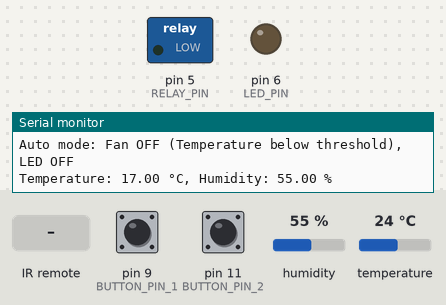
Bench run of a sketch on a simulated Arduino Uno, built with avr-gcc and run on an emulated ATmega328P. Parts: switched loads named in the sketch (green lamp = pin HIGH), output pins drawn as LEDs (lit = HIGH), the last lines printed to the serial monitor. The test bench sets the inputs (shaded band); at power-on: temperature 24 °C, pin 9 (BUTTON_PIN_1) LOW, pin 11 (BUTTON_PIN_2) LOW, humidity 55 %.

Above: at 1.2 s.
1.3 s: temperature set to 31 °C
7.3 s: temperature set to 34 °C
At 9.3 s:
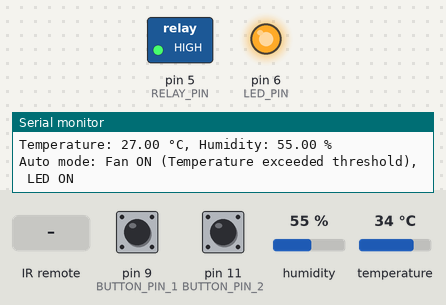
9.7 s: pin 9 (BUTTON_PIN_1) pulled HIGH for 0.35 s
11.5 s: pin 11 (BUTTON_PIN_2) pulled HIGH for 0.35 s
13.3 s: infrared code 0xFF30CF received
At 14.4 s:
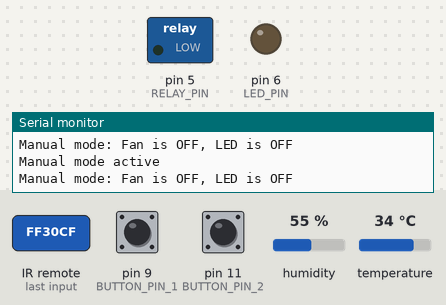
15.0 s: pin 11 (BUTTON_PIN_2) pulled HIGH for 1 s
At 15.4 s:
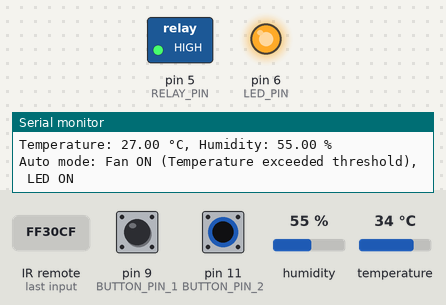
Timing chart, 0 to 18.0 s (numbered marks = the images above; inputs shaded):
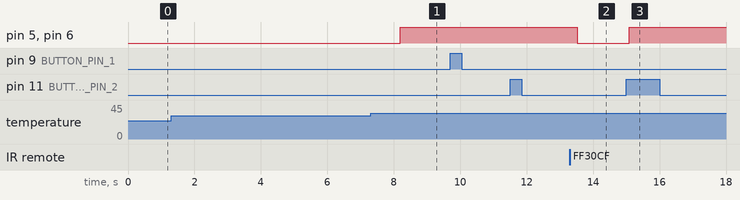

Measured:
- the behaviour switches between 32 and 33 °C on temperature (found by bisection; images 0 and 1)
- after the input at 7.3 s, pin 5 (RELAY_PIN), pin 6 (LED_PIN): LOW → HIGH after 0.90 s
- after the input at 13.3 s, pin 5 (RELAY_PIN), pin 6 (LED_PIN): HIGH → LOW after 0.23 s
- after the input at 15.0 s, pin 5 (RELAY_PIN), pin 6 (LED_PIN): LOW → HIGH after 0.10 s

The sketch:

SmartHomeAutomationSystem.ino
```cpp
#include <DHT.h>
#include <IRremote.h>

#define TEMP_SENSOR_PIN 4
#define RELAY_PIN 5
#define BUTTON_PIN_1 9
#define BUTTON_PIN_2 11
#define LED_PIN 6
#define IR_RECEIVER_PIN 13

IRrecv irrecv(IR_RECEIVER_PIN);
decode_results results;

#define TEMP_THRESHOLD 25
#define DHTTYPE DHT11

bool autoMode = true;
bool fanState = false;

unsigned long lastDebounceTime_1 = 0;
unsigned long lastDebounceTime_2 = 0;
unsigned long debounceDelay = 20;
bool lastButtonState_1 = LOW;
bool lastButtonState_2 = LOW;

DHT dht(TEMP_SENSOR_PIN, DHTTYPE);

void setup() {
  pinMode(RELAY_PIN, OUTPUT);
  pinMode(LED_PIN, OUTPUT);
  pinMode(BUTTON_PIN_1, INPUT);
  pinMode(BUTTON_PIN_2, INPUT);

  digitalWrite(RELAY_PIN, LOW);
  digitalWrite(LED_PIN, LOW);

  irrecv.enableIRIn();

  Serial.begin(9600);
  dht.begin();
  Serial.println("System Initialized");
}

void loop() {
  checkButtons();

  if (irrecv.decode(&results)) {
    long int decCode = results.value;
    Serial.print("IR Code: ");
    Serial.println(decCode);
    irrecv.resume();

    if (decCode == 0xFF30CF) {
      fanState = !fanState;
      Serial.println("IR Remote: Fan state toggled");
    }
    if (decCode == 0xFF18E7) {
      autoMode = !autoMode;
      if (autoMode) {
        Serial.println("IR Remote: Switched to Auto mode");
      } else {
        Serial.println("IR Remote: Switched to Manual mode");
      }
    }
  }

  if (!autoMode) {
    Serial.println("Manual mode active");
    if (fanState) {
      digitalWrite(RELAY_PIN, HIGH);
      digitalWrite(LED_PIN, HIGH);
      Serial.println("Manual mode: Fan is ON, LED is ON");
    } else {
      digitalWrite(RELAY_PIN, LOW);
      digitalWrite(LED_PIN, LOW);
      Serial.println("Manual mode: Fan is OFF, LED is OFF");
    }
  } else {
    float temperature = dht.readTemperature() - 7;
    float humidity = dht.readHumidity();

    if (isnan(temperature) || isnan(humidity)) {
      Serial.println("Failed to read from DHT sensor!");
    } else {
      Serial.print("Temperature: ");
      Serial.print(temperature);
      Serial.print(" °C, Humidity: ");
      Serial.print(humidity);
      Serial.println(" %");

      if (temperature > TEMP_THRESHOLD) {
        digitalWrite(RELAY_PIN, HIGH);
        digitalWrite(LED_PIN, HIGH);
        Serial.println("Auto mode: Fan ON (Temperature exceeded threshold), LED ON");
      } else {
        digitalWrite(RELAY_PIN, LOW);
        digitalWrite(LED_PIN, LOW);
        Serial.println("Auto mode: Fan OFF (Temperature below threshold), LED OFF");
      }
    }
  }

  delay(250);
}

void checkButtons() {
  bool currentButtonState_1 = digitalRead(BUTTON_PIN_1);
  bool currentButtonState_2 = digitalRead(BUTTON_PIN_2);

  if (currentButtonState_1 != lastButtonState_1 && (millis() - lastDebounceTime_1) > debounceDelay) {
    lastDebounceTime_1 = millis();
    if (currentButtonState_1 == HIGH) {
      fanState = !fanState;
      Serial.println("Button 1 pressed: Fan state toggled");
    }
  }
  lastButtonState_1 = currentButtonState_1;

  if (currentButtonState_2 != lastButtonState_2 && (millis() - lastDebounceTime_2) > debounceDelay) {
    lastDebounceTime_2 = millis();
    if (currentButtonState_2 == HIGH) {
      autoMode = !autoMode;
      if (autoMode) {
        Serial.println("Button 2 pressed: Switched to Auto mode");
      } else {
        Serial.println("Button 2 pressed: Switched to Manual mode");
      }
    }
  }
  lastButtonState_2 = currentButtonState_2;
}
```
